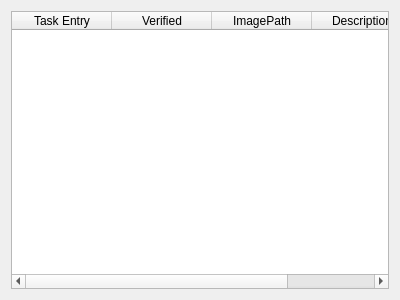
<?xml version="1.0" encoding="UTF-8"?>
<ui version="4.0">
 <class>TaskView</class>
 <widget class="QWidget" name="TaskView">
  <property name="geometry">
   <rect>
    <x>0</x>
    <y>0</y>
    <width>400</width>
    <height>300</height>
   </rect>
  </property>
  <property name="windowTitle">
   <string>TaskView</string>
  </property>
  <layout class="QGridLayout" name="gridLayout">
   <item row="0" column="0">
    <widget class="QTableWidget" name="tableWidget">
     <attribute name="horizontalHeaderStretchLastSection">
      <bool>true</bool>
     </attribute>
     <attribute name="verticalHeaderShowSortIndicator" stdset="0">
      <bool>false</bool>
     </attribute>
     <column>
      <property name="text">
       <string>Task Entry</string>
      </property>
     </column>
     <column>
      <property name="text">
       <string>Verified</string>
      </property>
     </column>
     <column>
      <property name="text">
       <string>ImagePath</string>
      </property>
     </column>
     <column>
      <property name="text">
       <string>Description</string>
      </property>
     </column>
    </widget>
   </item>
  </layout>
 </widget>
 <layoutdefault spacing="6" margin="11"/>
 <resources/>
 <connections/>
</ui>
